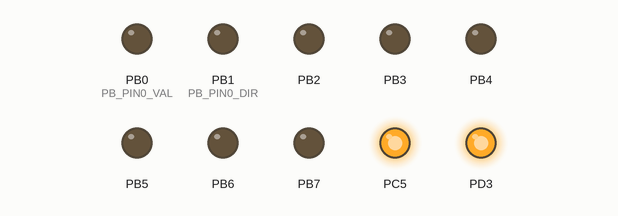
Simulated run of this program. Board: ATmega32, built with avr-gcc and emulated at 1 MHz. Shown: output pins drawn as LEDs (lit = HIGH). At 0.0 s the program stops and its outputs stay as they are.

Above: at 0.1 s.
Timing chart, 0 to 1.5 s (numbered marks = the images above):
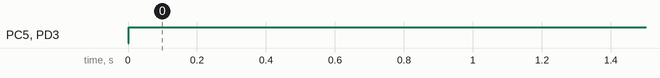

Measured:
- by itself, PC5, PD3: LOW → HIGH at 0.00 s

The program:

main.c
```c
/*
 * main.c
 *
 *  Created on: May 4, 2023
 *      Author: ahmed
 */
#include "STD_types.h"
#include "ERROR_ST.h"
#include "DIO_inter.h"
#include "SW_config.h"
#include "SW_inter.h"
#include "LED_config.h"
#include "LED_inter.h"
#include <avr/io.h>
#include <util/delay.h>

extern SW_t switch_AstrSwitchState[SW_NUM];
//extern LED_t LED_AstrConfig[LED_NUM];
int main(void)
{
	DIO_intial();
	//LEDinit(LED_AstrConfig);
	Switch_enumInit(switch_AstrSwitchState);
	uint8 pin_state;

	while(1)
	{
		Switch_enumGetState(&switch_AstrSwitchState[1], &pin_state);
		if(pin_state == 0)
		{
			DIO_PinValue(U_DIO_PORTA, PIN0, HIGH);
		}
		else

		{
			DIO_PinValue(U_DIO_PORTA, PIN0, LOW);
		}

		return 0;
	}

}
```

LED_config.c
```c
/*
 * LED_config.c
 *
 *  Created on: May 4, 2023
 *      Author: ahmed
 */
#include "STD_types.h"
#include "ERROR_ST.h"

#include "DIO_inter.h"
#include "LED_config.h"
#include "LED_priv.h"

LED_t LED_AstrConfig [LED_NUM] =
{
		{U_DIO_PORTA, U_DIO_PIN4, LED_SINK, LED_OFF},
		{U_DIO_PORTB, U_DIO_PIN2, LED_SOURCE, LED_ON},
		{U_DIO_PORTC, U_DIO_PIN1, LED_SOURCE, LED_OFF}
};
```

LED_config.h
```c
/*
 * LED_config.h
 *
 *  Created on: May 4, 2023
 *      Author: ahmed
 */

#ifndef LED_CONFIG_H_
#define LED_CONFIG_H_

#define LED_NUM 3

typedef struct
{
	uint8 LED_PortID;
	uint8 LED_PinID;
	uint8 LED_Connection;
	uint8 LED_InitState;
}LED_t;

#endif /* LED_CONFIG_H_ */
```

SW_config.c
```c
/*
 * SW_config.c
 *
 *  Created on: May 4, 2023
 *      Author: ahmed
 */
#include "STD_types.h"
#include "SW_priv.h"
#include "SW_config.h"
#include "DIO_inter.h"

SW_t switch_AstrSwitchState[SW_NUM] = {
		{U_DIO_PORTA, U_DIO_PIN4, FLOAT},
		{U_DIO_PORTD, U_DIO_PIN3, PULL_UP},
		{U_DIO_PORTC, U_DIO_PIN5, PULL_UP}
};
```

SW_config.h
```c
/*
 * SW_config.h
 *
 *  Created on: May 4, 2023
 *      Author: ahmed
 */

#ifndef SW_CONFIG_H_
#define SW_CONFIG_H_

#define SW_NUM 3

typedef struct{
	uint8 SW_portID;
	uint8 SW_pinID;
	uint8 SW_status;
}SW_t;

#endif /* SW_CONFIG_H_ */
```

ERROR_ST.h
```c
/*
 * ERROR_ST.h
 *
 *  Created on: May 4, 2023
 *      Author: ahmed
 */

#ifndef ERROR_ST_H_
#define ERROR_ST_H_

typedef enum{
	ES_NOK = 0,
	ES_OK,
	ES_NULL_PIONTER,
	ES_OUT_OF_RANGE

}ES_t;

#endif /* ERROR_ST_H_ */
```

LED_inter.h
```c
/*
 * LED_inter.h
 *
 *  Created on: May 4, 2023
 *      Author: ahmed
 */

#ifndef LED_INTER_H_
#define LED_INTER_H_

#include "ERROR_ST.h"

ES_t LEDinit(LED_t* Copy_pstrLedConfig);

ES_t LEDON(LED_t* Copy_pstrLedID);

ES_t LEDOFF(LED_t* Copy_pstrLedID);


#endif /* LED_INTER_H_ */
```

LED_priv.h
```c
/*
 * LED_priv.h
 *
 *  Created on: May 4, 2023
 *      Author: ahmed
 */

#ifndef LED_PRIV_H_
#define LED_PRIV_H_

#define LED_SINK   0
#define LED_SOURCE 1

#define LED_ON     1
#define LED_OFF    0

#endif /* LED_PRIV_H_ */
```

LED_prog.c
```c
/*
 * LED_prog.c
 *
 *  Created on: May 4, 2023
 *      Author: ahmed
 */
#include "STD_types.h"
#include "ERROR_ST.h"

#include "LED_priv.h"
#include "LED_config.h"

#include "DIO_inter.h"


ES_t LEDinit(LED_t* Copy_pstrLedConfig)
{
	ES_t local_Error_state = ES_NOK;

	if(Copy_pstrLedConfig != NULL)
	{
		uint8 Local_counter = 0;
		for(Local_counter = 0; Local_counter < LED_NUM; Local_counter++)
		{
			local_Error_state = DIO_PinDir(Copy_pstrLedConfig[Local_counter].LED_PortID, Copy_pstrLedConfig[Local_counter].LED_PinID, OUTPUT);
			if(Copy_pstrLedConfig[Local_counter].LED_Connection == LED_SINK)
			{
				if(Copy_pstrLedConfig[Local_counter].LED_InitState == LED_ON)
				{
					local_Error_state = DIO_PinValue(Copy_pstrLedConfig[Local_counter].LED_PortID, Copy_pstrLedConfig[Local_counter].LED_PinID, LOW);
				}
				else if(Copy_pstrLedConfig[Local_counter].LED_InitState == LED_OFF)
				{
					local_Error_state = DIO_PinValue(Copy_pstrLedConfig[Local_counter].LED_PortID, Copy_pstrLedConfig[Local_counter].LED_PinID, HIGH);
				}
				else
				{
					return ES_OUT_OF_RANGE;
				}
			}
		}
	}
	else
	{
		local_Error_state = ES_NULL_PIONTER;
	}
	return local_Error_state;
}

ES_t LEDON(LED_t* Copy_pstrLedID)
{
	ES_t local_Error_state = ES_NOK;

	if(Copy_pstrLedID != NULL)
	{
		if (Copy_pstrLedID->LED_Connection == LED_SINK)
		{
			local_Error_state = DIO_PinValue(Copy_pstrLedID->LED_PortID, Copy_pstrLedID->LED_PinID, LOW);
		}
		else if(Copy_pstrLedID->LED_Connection == LED_SOURCE)
		{
			local_Error_state = DIO_PinValue(Copy_pstrLedID->LED_PortID, Copy_pstrLedID->LED_PinID, HIGH);
		}
		else
		{
			local_Error_state = ES_OUT_OF_RANGE;
		}
	}
	else
	{
		local_Error_state = ES_NULL_PIONTER;
	}
	return local_Error_state;
}

ES_t LEDOFF(LED_t* Copy_pstrLedID)
{
	ES_t local_Error_state = ES_NOK;

	if(Copy_pstrLedID != NULL)
	{
		if (Copy_pstrLedID->LED_Connection == LED_SINK)
		{
			local_Error_state = DIO_PinValue(Copy_pstrLedID->LED_PortID, Copy_pstrLedID->LED_PinID, LOW);
		}
		else if(Copy_pstrLedID->LED_Connection == LED_SOURCE)
		{
			local_Error_state = DIO_PinValue(Copy_pstrLedID->LED_PortID, Copy_pstrLedID->LED_PinID, HIGH);
		}
		else
		{
			local_Error_state = ES_OUT_OF_RANGE;
		}
	}
	else
	{
		local_Error_state = ES_NULL_PIONTER;
	}
	return local_Error_state;
}
```

SW_inter.h
```c
/*
 * SW_inter.h
 *
 *  Created on: May 4, 2023
 *      Author: ahmed
 */

#ifndef SW_INTER_H_
#define SW_INTER_H_
#include "STD_types.h"
#include "ERROR_ST.h"
#include "SW_config.h"

ES_t Switch_enumInit (SW_t* Copy_AstrSwitch);

ES_t Switch_enumGetState (SW_t* Copy_AstrSwitch, uint8* Copy_puint8SwState);


#endif /* SW_INTER_H_ */
```

SW_priv.h
```c
/*
 * SW_priv.h
 *
 *  Created on: May 4, 2023
 *      Author: ahmed
 */

#ifndef SW_PRIV_H_
#define SW_PRIV_H_


#endif /* SW_PRIV_H_ */
```

SW_prog.c
```c
/*
 * SW_prog.c
 *
 *  Created on: May 4, 2023
 *      Author: ahmed
 */
#include "STD_types.h"
#include "ERROR_ST.h"

#include "SW_config.h"
#include "SW_priv.h"

#include "DIO_inter.h"

ES_t Switch_enumInit(SW_t* Copy_AstrSwitch)
{
	ES_t local_Error_state = ES_NOK;

	if(Copy_AstrSwitch != NULL)
	{
		uint8 Local_counter = 0;
		for(Local_counter = 0; Local_counter < SW_NUM; Local_counter++)
		{
			local_Error_state = DIO_PinDir(Copy_AstrSwitch[Local_counter].SW_portID, Copy_AstrSwitch[Local_counter].SW_pinID, Copy_AstrSwitch[Local_counter].SW_status);
			local_Error_state = DIO_PinValue(Copy_AstrSwitch[Local_counter].SW_portID, Copy_AstrSwitch[Local_counter].SW_pinID, Copy_AstrSwitch[Local_counter].SW_status);
		}
	}
	else
	{
		local_Error_state = ES_NULL_PIONTER;
	}
	return local_Error_state;
}


ES_t Switch_enumGetState(SW_t* Copy_AstrSwitch ,uint8* Copy_puint8SwState)
{
	ES_t local_Error_state = ES_NOK;

	if((Copy_AstrSwitch != NULL) && (Copy_puint8SwState != NULL))
	{
		local_Error_state = DIO_PinRead(Copy_AstrSwitch->SW_portID, Copy_AstrSwitch->SW_pinID, Copy_puint8SwState);
	}
	else
	{
		local_Error_state = ES_NULL_PIONTER;
	}
	return local_Error_state;
}
```

DIO_config.h
```c
/*
 * DIO_config.h
 *
 *  Created on: May 4, 2023
 *      Author: ahmed
 */

#ifndef DIO_config_H_
#define DIO_config_H_


#define PA_PIN0_DIR     INPUT
#define PA_PIN1_DIR     INPUT
#define PA_PIN2_DIR     INPUT
#define PA_PIN3_DIR     INPUT
#define PA_PIN4_DIR     INPUT
#define PA_PIN5_DIR     INPUT
#define PA_PIN6_DIR     INPUT
#define PA_PIN7_DIR     INPUT

#define PB_PIN0_DIR     OUTPUT
#define PB_PIN1_DIR     OUTPUT
#define PB_PIN2_DIR     OUTPUT
#define PB_PIN3_DIR     OUTPUT
#define PB_PIN4_DIR     OUTPUT
#define PB_PIN5_DIR     OUTPUT
#define PB_PIN6_DIR     OUTPUT
#define PB_PIN7_DIR     OUTPUT

#define PC_PIN0_DIR     INPUT
#define PC_PIN1_DIR     INPUT
#define PC_PIN2_DIR     INPUT
#define PC_PIN3_DIR     INPUT
#define PC_PIN4_DIR     INPUT
#define PC_PIN5_DIR     INPUT
#define PC_PIN6_DIR     INPUT
#define PC_PIN7_DIR     INPUT

#define PD_PIN0_DIR     INPUT
#define PD_PIN1_DIR     INPUT
#define PD_PIN2_DIR     INPUT
#define PD_PIN3_DIR     INPUT
#define PD_PIN4_DIR     INPUT
#define PD_PIN5_DIR     INPUT
#define PD_PIN6_DIR     INPUT
#define PD_PIN7_DIR     INPUT


#define PA_PIN0_VAL     INPUT
#define PA_PIN1_VAL     INPUT
#define PA_PIN2_VAL     INPUT
#define PA_PIN3_VAL     INPUT
#define PA_PIN4_VAL     INPUT
#define PA_PIN5_VAL     INPUT
#define PA_PIN6_VAL     INPUT
#define PA_PIN7_VAL     INPUT

#define PB_PIN0_VAL     INPUT
#define PB_PIN1_VAL     INPUT
#define PB_PIN2_VAL     INPUT
#define PB_PIN3_VAL     INPUT
#define PB_PIN4_VAL     INPUT
#define PB_PIN5_VAL     INPUT
#define PB_PIN6_VAL     INPUT
#define PB_PIN7_VAL     INPUT

#define PC_PIN0_VAL     INPUT
#define PC_PIN1_VAL     INPUT
#define PC_PIN2_VAL     INPUT
#define PC_PIN3_VAL     INPUT
#define PC_PIN4_VAL     INPUT
#define PC_PIN5_VAL     INPUT
#define PC_PIN6_VAL     INPUT
#define PC_PIN7_VAL     INPUT

#define PD_PIN0_VAL     INPUT
#define PD_PIN1_VAL     INPUT
#define PD_PIN2_VAL     INPUT
#define PD_PIN3_VAL     INPUT
#define PD_PIN4_VAL     INPUT
#define PD_PIN5_VAL     INPUT
#define PD_PIN6_VAL     INPUT
#define PD_PIN7_VAL     INPUT


#endif /* DIO_config_H_ */
```

DIO_inter.h
```c
/*
 * DIO_inter.h
 *
 *  Created on: May 4, 2023
 *      Author: ahmed
 */

#ifndef DIO_INTER_H_
#define DIO_INTER_H_

#include "ERROR_ST.h"

#define PORT_INPUT  0
#define PORT_OUTPUT 255
#define PIN_INPUT   0
#define PIN_OUTPUT  1

#define SET_PORT    255
#define CLEAR_PORT  0
#define MASK        1

#define INPUT   0
#define OUTPUT  1
#define FLOAT   0
#define PULL_UP 1
#define HIGH    1
#define LOW     0

#define U_DIO_PORTA 0
#define U_DIO_PORTB 1
#define U_DIO_PORTC 2
#define U_DIO_PORTD 3

#define U_DIO_PIN0 0
#define U_DIO_PIN1 1
#define U_DIO_PIN2 2
#define U_DIO_PIN3 3
#define U_DIO_PIN4 4
#define U_DIO_PIN5 5
#define U_DIO_PIN6 6
#define U_DIO_PIN7 7

ES_t DIO_intial(void);

ES_t DIO_PortDir(uint8 portID, uint8 portVal);

ES_t DIO_PortValue(uint8 portID, uint8 portVal);

ES_t DIO_PortToggel(uint8 portID);

ES_t DIO_PortRead(uint8 Port_ID, uint8* pPort_Value);

/**************************************************************************************************/

ES_t DIO_PinDir(uint8 portID, uint8 pin_ID, uint8 pinVal);

ES_t DIO_PinValue(uint8 portID, uint8 pin_ID, uint8 pinVal);

ES_t DIO_PinToggel(uint8 portID, uint8 pinID);

ES_t DIO_PinRead(uint8 PortID, uint8 pinID, uint8* pPin_Value);

#endif /* DIO_INTER_H_ */
```

DIO_priv.h
```c
/*
 * DIO_priv.h
 *
 *  Created on: May 4, 2023
 *      Author: ahmed
 */

#ifndef DIO_PRIV_H_
#define DIO_PRIV_H_
#define DDRA *((uint8*)0x3A)
#define PORTA *((uint8*)0x3B)
#define PINA *((volatile uint8*)0x39)

#define DDRB *((uint8*)0x37)
#define PORTB *((uint8*)0x38)
#define PINB *((volatile uint8*)0x36)

#define DDRC *((uint8*)0x34)
#define PORTC *((uint8*)0x35)
#define PINC *((volatile uint8*)0x33)

#define DDRD *((uint8*)0x31)
#define PORTD *((uint8*)0x32)
#define PIND *((volatile uint8*)0x30)


typedef enum{
	EN_PORTA = 0,
	EN_PORTB,
	EN_PORTC,
	EN_PORTD
}EN_PORT;

typedef enum{
	PIN0 = 0,
	PIN1,
	PIN2,
	PIN3,
	PIN4,
	PIN5,
	PIN6,
	PIN7
}EN_PIN;

#define PORT_INPUT  0
#define PORT_OUTPUT 255
#define PIN_INPUT   0
#define PIN_OUTPUT  1

#define SET_PORT    255
#define CLEAR_PORT  0
#define MASK        1

#define INPUT   0
#define OUTPUT  1
#define FLOAT   0
#define PULL_UP 1
#define HIGH    1
#define LOW     0

#define CONC_HELP(b7,b6,b5,b4,b3,b2,b1,b0) 0b##b7##b6##b5##b4##b3##b2##b1##b0
#define CONC(b7,b6,b5,b4,b3,b2,b1,b0) CONC_HELP(b7,b6,b5,b4,b3,b2,b1,b0)

#endif /* DIO_PRIV_H_ */
```

DIO_prog.c
```c
/*
 * DIO_prog.c
 *
 *  Created on: May 4, 2023
 *      Author: ahmed
 */

#ifndef DIO_PRIV_C_
#define DIO_PRIV_C_

#include "STD_types.h"
#include "ERROR_ST.h"
#include "DIO_priv.h"
#include "DIO_config.h"

ES_t DIO_intial(void)
{
    ES_t local_Error_state = ES_NOK;
    DDRA = CONC(PA_PIN7_DIR, PA_PIN6_DIR, PA_PIN5_DIR, PA_PIN4_DIR, PA_PIN3_DIR, PA_PIN2_DIR, PA_PIN1_DIR, PA_PIN0_DIR);
    DDRB = CONC(PB_PIN7_DIR, PB_PIN6_DIR, PB_PIN5_DIR, PB_PIN4_DIR, PB_PIN3_DIR, PB_PIN2_DIR, PB_PIN1_DIR, PB_PIN0_DIR);
    DDRC = CONC(PC_PIN7_DIR, PC_PIN6_DIR, PC_PIN5_DIR, PC_PIN4_DIR, PC_PIN3_DIR, PC_PIN2_DIR, PC_PIN1_DIR, PC_PIN0_DIR);
    DDRD = CONC(PD_PIN7_DIR, PD_PIN6_DIR, PD_PIN5_DIR, PD_PIN4_DIR, PD_PIN3_DIR, PD_PIN2_DIR, PD_PIN1_DIR, PD_PIN0_DIR);

    local_Error_state = ES_OK;
    return local_Error_state;
}


ES_t DIO_PortDir(uint8 portID, uint8 portVal)
{
	 ES_t local_Error_state = ES_NOK;

	 if (portID <= EN_PORTD)
	 {
		 switch(portID)
		 {
		 	 case EN_PORTA:
		 		  DDRA = portVal;
		 		  break;
		 	 case EN_PORTB:
		 		  DDRB = portVal;
		 		  break;
		 	 case EN_PORTC:
		 		  DDRC = portVal;
		 		  break;
		 	 case EN_PORTD:
		 		  DDRD = portVal;
		 		  break;
		 }
		 local_Error_state = ES_OK;
	 }

	 else
	 {
		 local_Error_state = ES_OUT_OF_RANGE;
	 }

	 return local_Error_state;
}


ES_t DIO_PortValue(uint8 portID, uint8 portVal)
{
	 ES_t local_Error_state = ES_NOK;

	 if (portID <= EN_PORTD)
	 {
		 switch(portID)
		 {
		 	 case EN_PORTA:
		 		  PORTA = portVal;
		 		  break;
		 	 case EN_PORTB:
		 		  PORTB = portVal;
		 		  break;
		 	 case EN_PORTC:
		 		  PORTC = portVal;
		 		  break;
		 	 case EN_PORTD:
		 		  PORTD = portVal;
		 		  break;
		 }
		 local_Error_state = ES_OK;
	 }

	 else
	 {
		 local_Error_state = ES_OUT_OF_RANGE;
	 }

	 return local_Error_state;
}


ES_t DIO_PortToggel(uint8 portID)
{
	 ES_t local_Error_state = ES_NOK;

	 if (portID <= EN_PORTD)
	 {
		 switch(portID)
		 {
		 	 case EN_PORTA:
		 		  PORTA = ~PORTA;
		 		  break;
		 	 case EN_PORTB:
		 		  PORTB = ~PORTB;
		 		  break;
		 	 case EN_PORTC:
		 		  PORTC = ~PORTC;
		 		  break;
		 	 case EN_PORTD:
		 		  PORTD = ~PORTD;
		 		  break;
		 }
		 local_Error_state = ES_OK;
	 }

	 else
	 {
		 local_Error_state = ES_OUT_OF_RANGE;
	 }

	 return local_Error_state;
}


ES_t DIO_PortRead(uint8 portID, uint8* PportVal)
{
	 ES_t local_Error_state = ES_NOK;

	 if((PportVal != NULL) && (portID <= EN_PORTD))
	 {
		 switch(portID)
		 {
		 	 case EN_PORTA:
		 		*PportVal = PORTA;
		 		  break;
		 	 case EN_PORTB:
		 		*PportVal = PORTB;
		 		  break;
		 	 case EN_PORTC:
		 		*PportVal = PORTC;
		 		  break;
		 	 case EN_PORTD:
		 		*PportVal = PORTD;
		 		  break;
		 }
		 local_Error_state = ES_OK;
	 }

	 else
	 {
		 if(PportVal == NULL)
			 local_Error_state = ES_NULL_PIONTER;
		 else
			 local_Error_state = ES_OUT_OF_RANGE;
	 }

	 return local_Error_state;
}

/**************************************************************************************************/

ES_t DIO_PinDir(uint8 portID, uint8 pinID, uint8 pinVal)
{
	 ES_t local_Error_state = ES_NOK;

	 if ((portID <= EN_PORTD) && (pinID <= PIN7))
	 {
		 switch(portID)
		 {
		 	 case EN_PORTA:
		 		  DDRA &= ~(MASK << pinID);
		 		  DDRA |= (pinVal << pinID);
		 		  break;
		 	 case EN_PORTB:
		 		  DDRB &= ~(MASK << pinID);
		 		  DDRB |= (pinVal << pinID);
		 		  break;
		 	 case EN_PORTC:
		 		  DDRC &= ~(MASK << pinID);
		 		  DDRC |= (pinVal << pinID);
		 		  break;
		 	 case EN_PORTD:
		 		  DDRD &= ~(MASK << pinID);
		 		  DDRD |= (pinVal << pinID);
		 		  break;
		 }
		 local_Error_state = ES_OK;
	 }

	 else
	 {
		 local_Error_state = ES_OUT_OF_RANGE;
	 }

	 return local_Error_state;
}


ES_t DIO_PinValue(uint8 portID, uint8 pinID, uint8 pinVal)
{
	 ES_t local_Error_state = ES_NOK;

	 if ((portID <= EN_PORTD) && (pinID <= PIN7))
	 {
		 switch(portID)
		 {
		 	 case EN_PORTA:
		 		  PORTA &= ~(MASK << pinID);
		 		  PORTA |= (pinVal << pinID);
		 		  break;
		 	 case EN_PORTB:
		 		  PORTB &= ~(MASK << pinID);
		 		  PORTB |= (pinVal << pinID);
		 		  break;
		 	 case EN_PORTC:
		 		  PORTC &= ~(MASK << pinID);
		 		  PORTC |= (pinVal << pinID);
		 		  break;
		 	 case EN_PORTD:
		 		  PORTD &= ~(MASK << pinID);
		 		  PORTD |= (pinVal << pinID);
		 		  break;
		 }
		 local_Error_state = ES_OK;
	 }

	 else
	 {
		 local_Error_state = ES_OUT_OF_RANGE;
	 }

	 return local_Error_state;
}


ES_t DIO_PinToggel(uint8 portID, uint8 pinID)
{
	 ES_t local_Error_state = ES_NOK;

	 if ((portID <= EN_PORTD) && (pinID <= PIN7))
	 {
		 switch(portID)
		 {
		 	 case EN_PORTA:
		 		  PORTA ^= (MASK << pinID);
		 		  break;
		 	 case EN_PORTB:
		 		  PORTB ^= (MASK << pinID);
		 		  break;
		 	 case EN_PORTC:
		 		  PORTC ^= (MASK << pinID);
		 		  break;
		 	 case EN_PORTD:
		 		  PORTD ^= (MASK << pinID);
		 		  break;
		 }
		 local_Error_state = ES_OK;
	 }

	 else
	 {
		 local_Error_state = ES_OUT_OF_RANGE;
	 }

	 return local_Error_state;
}


ES_t DIO_PinRead(uint8 portID, uint8 pinID, uint8* PpinVal)
{
	 ES_t local_Error_state = ES_NOK;

	 if((PpinVal != NULL) && (portID <= EN_PORTD))
	 {
		 switch(portID)
		 {
		 	 case EN_PORTA:
		 		*PpinVal = ((PORTA >> pinID) & MASK);
		 		  break;
		 	 case EN_PORTB:
		 		*PpinVal = ((PORTB >> pinID) & MASK);
		 		  break;
		 	 case EN_PORTC:
		 		*PpinVal = ((PORTC >> pinID) & MASK);
		 		  break;
		 	 case EN_PORTD:
		 		*PpinVal = ((PORTD >> pinID) & MASK);
		 		  break;
		 }
		 local_Error_state = ES_OK;
	 }

	 else
	 {
		 if(PpinVal == NULL)
			 local_Error_state = ES_NULL_PIONTER;
		 else
			 local_Error_state = ES_OUT_OF_RANGE;
	 }

	 return local_Error_state;
}

#endif /* DIO_PROG_C_ */
```

STD_types.h
```c
/*
 * File:   STD_types.h
 * Author: ahmed
 *
 * Created on April 25, 2023, 3:18 PM
 */

#ifndef STD_TYPES_H
#define	STD_TYPES_H

#define CPU_type 8

#if (CPU_type == 8)
    typedef unsigned char boolean;
    typedef unsigned char uint8;
    typedef unsigned short uint16;
    typedef unsigned int uint32;
    typedef signed char sint8;
    typedef signed short sint16;
    typedef signed int sint32;
    typedef double float32;
    typedef float float16;

#elif (CPU_type == 16)
    typedef unsigned char boolean;
    typedef unsigned char uint8;
    typedef unsigned short uint16;
    typedef unsigned int uint32;
    typedef unsigned long long uint64;
    typedef signed char sint8;
    typedef signed short sint16;
    typedef signed int sint32;
    typedef signed long long sint64;
    typedef double float64;
    typedef float float32;

#elif (CPU_type == 32)
    typedef unsigned char boolean;
    typedef unsigned char uint8;
    typedef unsigned short uint16;
    typedef unsigned int uint32;
    typedef unsigned long long uint64;
    typedef signed char sint8;
    typedef signed short sint16;
    typedef signed int sint32;
    typedef signed long long sint64;
    typedef double float64;
    typedef float float32;

#endif

#define NULL ((void*)0)

#endif	/* STD_TYPES_H */
```
